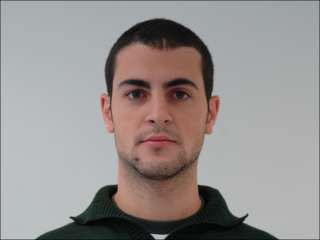
#> input picture Assignment_3/face_good-1.bmp, 320 x 240 px
$ python SkinRecogntion.py
#> lines starting #> are read from the running program, lines starting #| are printed output that depends on the picture; after the words box and inside, x2 and y2 are one past the last pixel; in counts of white or black regions, pixels touching at a corner belong together
"""
Erik Sundblad
CS3150
10/19/2021
Skin recognition software utilizing RGB and LUV color-spaces in combination with
histographical analysis and thresholding
"""


import cv2 as cv
import numpy as np
import matplotlib.pyplot as plt

def skin_detection( src ):
    """ Skin detection in RGB colorspace, using known pixel value minimmums for skin
    as provided by A Survey on Pixel-Based Skin Color Detection Techniques """

    b = src[:,:,0].astype(np.int16)
    g = src[:,:,1].astype(np.int16)
    r = src[:,:,2].astype(np.int16)

    #clever boolean style array
    skin_mask =                                    \
          (r > 96) & (g > 40) & (b > 10)           \
        & ((src.max() - src.min()) > 15)           \
        & (np.abs(r-g) > 15) & (r > g) & (r > b)

    return src * skin_mask.reshape(skin_mask.shape[0], skin_mask.shape[1], 1)

def histogram_normalizer(img):
    """ Function to extract the histogram in list file and pass to local_min
    function to extract desired threshold(seperate spikes in luminocity frequency)"""
    length, width = img.shape
    hist = [0] * 256
    num_pix = length * width
    # loop through and aggregate histogram
    for i in range(length):
        for j in range(width):
            hist[img[i,j]] += 1

    #pass hist to local min function and reserve returned threshold
    thresh, deriv = find_local_min(hist)
    #print(thresh) -> Print out threshold for checking function result

    for i in range(length):
        for j in range(width):
            if img[i, j] > (thresh):
                img[i,j] = 0
    #Mask out any values greater than thresh value
    return img

def find_local_min( hist ):
    """ Function to return threshold of localized minimum
    (largest changes in count of pixels at specific lum values """

    kern = np.array(
            [2,0,0,0,
             2,0,0,0,
             2,0,0,0,
             2,0,0,0,
             1,0,0,0,
             1,0,0,0,
             1,0,0,0,
             1,0,0,0,
             -3,-3,-3,-3
             -3,-3,-3,-3
             ,0,0,0,1
             ,0,0,0,1
             ,0,0,0,1
             ,0,0,0,1
             ,0,0,0,2
             ,0,0,0,2
             ,0,0,0,2
             ,0,0,0,2])
    hist[0] = 0
    deriv = np.convolve(hist, kern, mode='same')
    threshold = deriv.argmax()
    return threshold, deriv


if __name__ == "__main__":
    """ main code segment for facial recognition"""

    #Read in Good face display then apply skind detect and display result
    face_g = cv.imread('face_good-1.bmp', cv.IMREAD_COLOR)
#> face_g is the input picture: shape (240, 320, 3); mean B, G, R 144, 145.9, 151.6
    plt.figure()
    plt.title('good face')
    plt.imshow(cv.cvtColor(face_g, cv.COLOR_BGR2RGB))
    #plt.show()

    skin_g = skin_detection(face_g)
#> in skin_detection, `skin_mask =                                    \ (r > 96) & (g > 40) &..`:
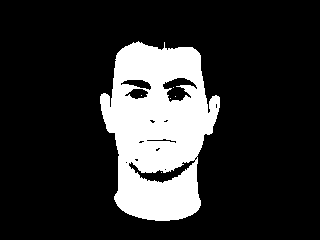
#> skin_mask: shape (240, 320) bool; 18.5% white; 6 white regions (5 under 20 px), largest, box (x1, y1, x2, y2) and area: (100, 41, 220, 221) 14183
    plt.figure()
    plt.title('good skin detect')
    plt.imshow(cv.cvtColor(skin_g, cv.COLOR_BGR2RGB))
    #plt.show()

    #Read in Dark Face, display, apply skin filter, and display
    face_b = cv.imread('face_dark-1.bmp', cv.IMREAD_COLOR)
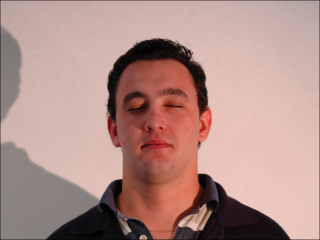
#> input picture Assignment_3/face_dark-1.bmp, 320 x 240 px
#> face_b is the input picture: shape (240, 320, 3); mean B, G, R 136.4, 143.2, 177.3
    plt.figure()
    plt.title('bad face')
    plt.imshow(cv.cvtColor(face_b, cv.COLOR_BGR2RGB))
    #plt.show()

    skin_b = skin_detection(face_b)
#> in skin_detection (call 2), `r = src[:,:,2].astype(np.int16)`:
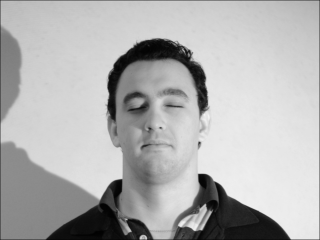
#> r: shape (240, 320) int16; min 1, max 242, mean 177.3
#> in skin_detection (call 2), `skin_mask =                                    \ (r > 96) & (g > 40) &..`:
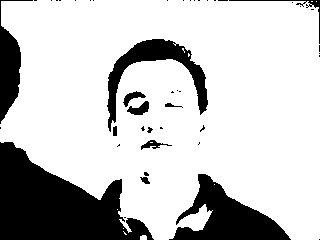
#> skin_mask: shape (240, 320) bool; 77.9% white; 45 black regions (33 under 20 px), largest, box (x1, y1, x2, y2) and area: (0, 142, 154, 240) 8557, (169, 174, 291, 240) 3623, (107, 39, 208, 132) 2350
    plt.figure()
    plt.title('bad skin detect')
    plt.imshow(cv.cvtColor(skin_b, cv.COLOR_BGR2RGB))
    #plt.show()

    #convert filtered dark face to LUV color space and extract Luminance component
    luv = cv.cvtColor(skin_b, cv.COLOR_BGR2LUV)
#> luv: shape (240, 320, 3); mean of channels 0, 1, 2 140.3, 111.6, 145.1
    l = luv[:,:,0]
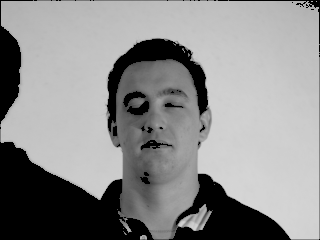
#> l: shape (240, 320); min 0, max 214, mean 140.3
    #pass luminance component to histogram and assign the edited luminance back to luv
    luv[:,:,0] = histogram_normalizer(l).astype(np.uint8)
#> after the loop in histogram_normalizer, `for i in range(length):`:
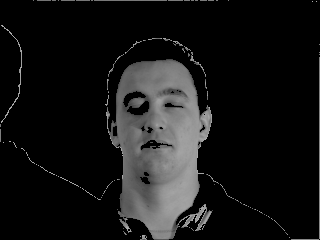
#> img: shape (240, 320); min 0, max 172, mean 21.9
#> luv: shape (240, 320, 3); mean of channels 0, 1, 2 21.9, 111.6, 145.1

    #plt.figure()   #personal interest in what plotted hist would show
    #plt.title('histogram')
    #plt.imshow(luv)

    #Convert modified hist back to BRG then display as converted RGB image with
    #more accurate skin detection
    hist = cv.cvtColor(luv, cv.COLOR_LUV2BGR)
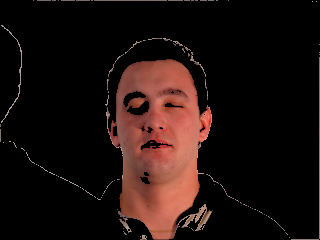
#> hist: shape (240, 320, 3); mean B, G, R 14.2, 16.8, 30
    plt.figure()
    plt.title('histogram results')
    plt.imshow(cv.cvtColor(hist, cv.COLOR_BGR2RGB))
    plt.show()
